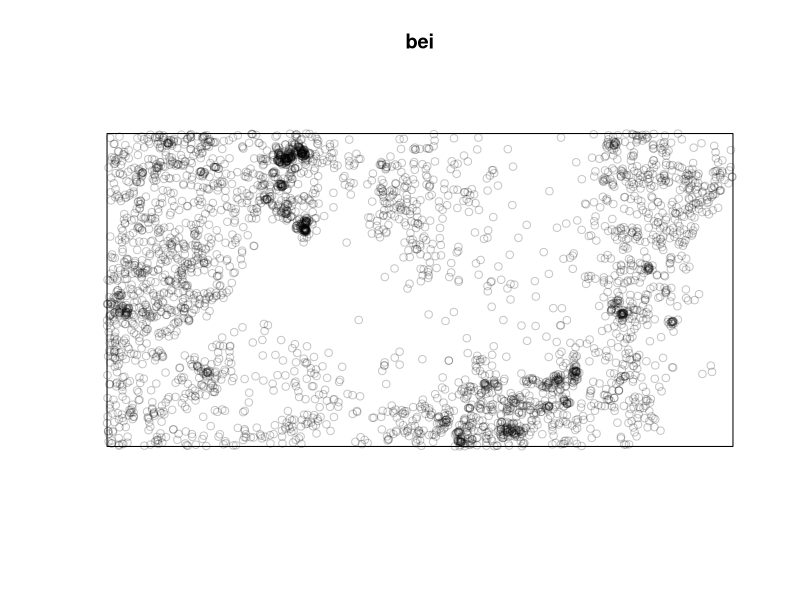
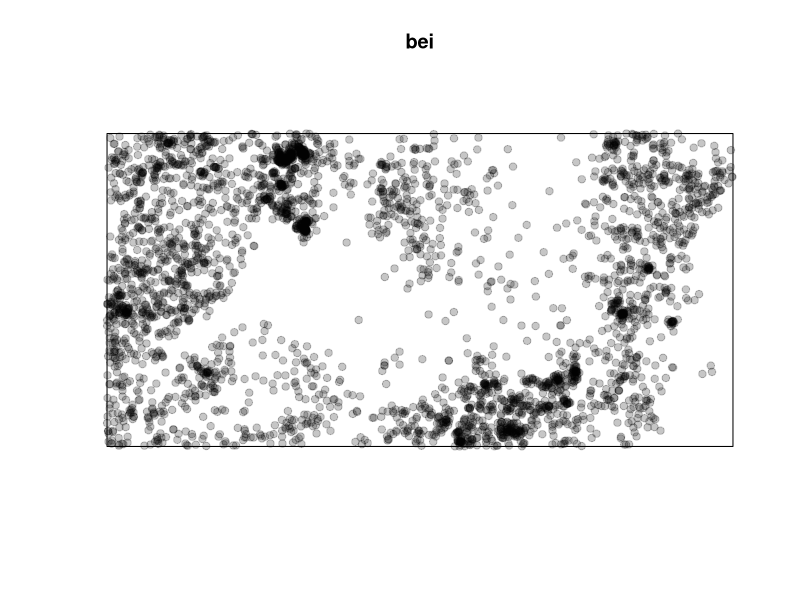
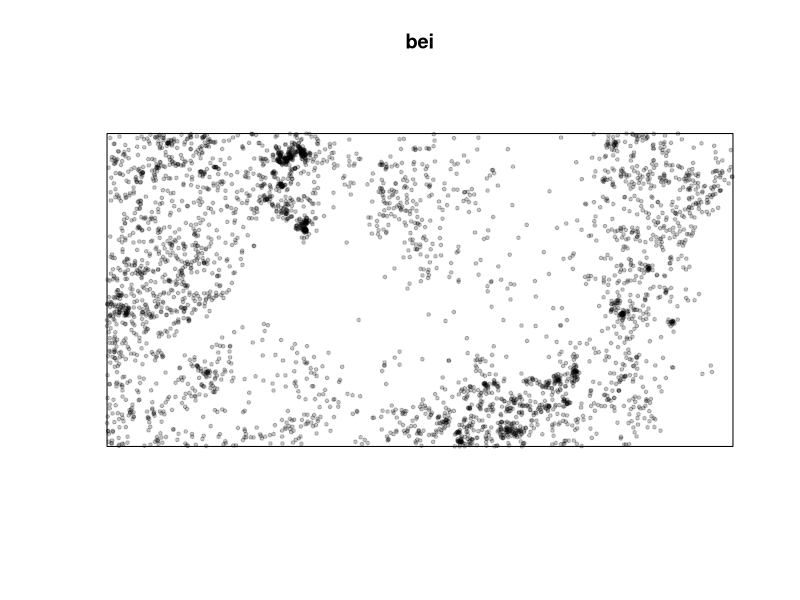
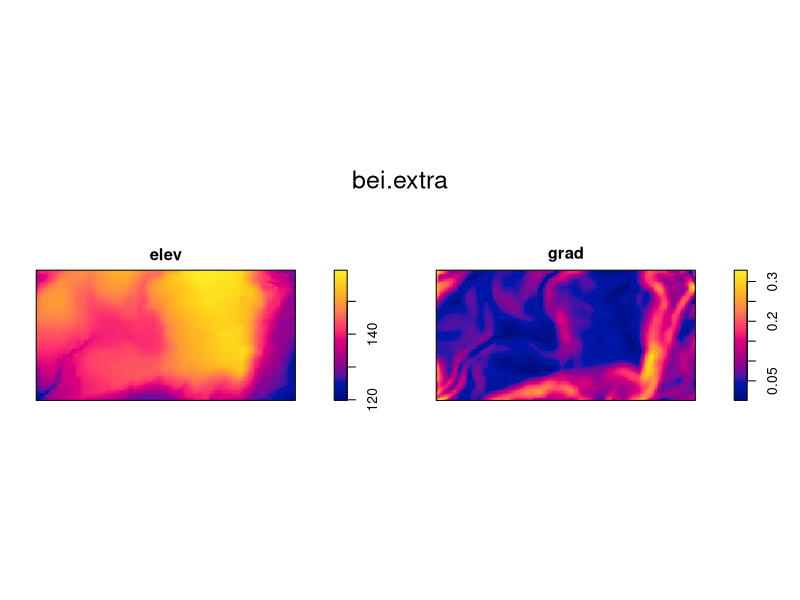
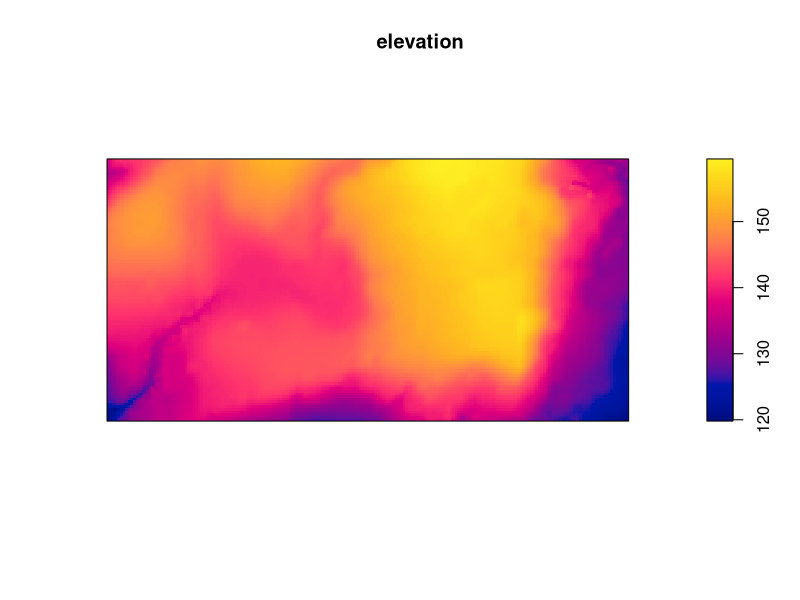

Reproduce these figures in R, in order.
# how to calculate the density of inividual in a population

# installing the spatstat package
install.packages("spatstat")


#recalling the packcage
library(spatstat)


#dataset
bei

plot(bei)
plot(bei, pch=19)
plot(bei, pch=19, cex=.5)

bei.extra
plot(bei.extra)

#extracting data
# $ is the simble to link in R

elevation <- bei.extra$elev
plot(elevation)

# we are extracting the first element with [[]]
elevation <- bei.extra[[1]]
